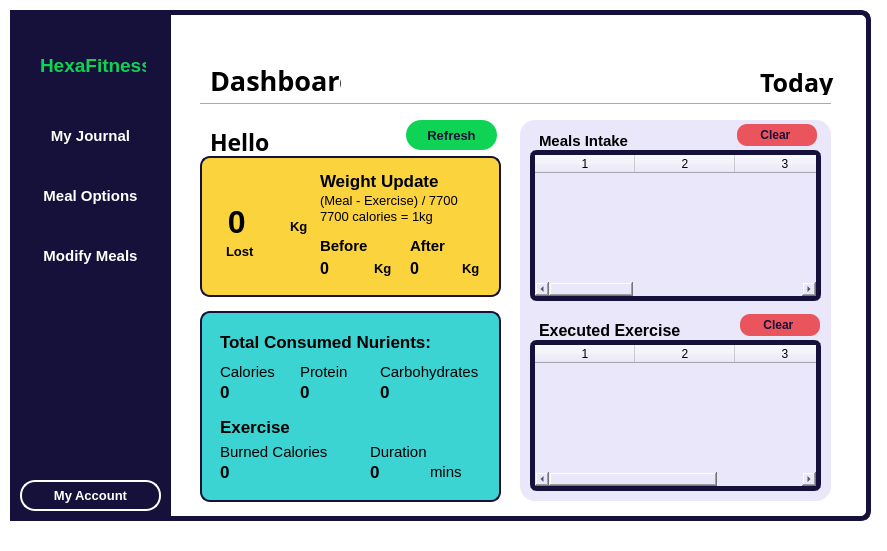
<?xml version="1.0" encoding="UTF-8"?>
<ui version="4.0">
 <class>MainWindow</class>
 <widget class="QMainWindow" name="MainWindow">
  <property name="geometry">
   <rect>
    <x>0</x>
    <y>0</y>
    <width>887</width>
    <height>551</height>
   </rect>
  </property>
  <property name="sizePolicy">
   <sizepolicy hsizetype="Preferred" vsizetype="Preferred">
    <horstretch>0</horstretch>
    <verstretch>0</verstretch>
   </sizepolicy>
  </property>
  <property name="windowTitle">
   <string>MainWindow</string>
  </property>
  <property name="styleSheet">
   <string notr="true">background-color: rgb(255, 255, 255);</string>
  </property>
  <property name="toolButtonStyle">
   <enum>Qt::ToolButtonIconOnly</enum>
  </property>
  <widget class="QWidget" name="centralwidget">
   <property name="enabled">
    <bool>true</bool>
   </property>
   <property name="sizePolicy">
    <sizepolicy hsizetype="Expanding" vsizetype="Expanding">
     <horstretch>100</horstretch>
     <verstretch>100</verstretch>
    </sizepolicy>
   </property>
   <property name="layoutDirection">
    <enum>Qt::LeftToRight</enum>
   </property>
   <widget class="QWidget" name="widget" native="true">
    <property name="enabled">
     <bool>true</bool>
    </property>
    <property name="geometry">
     <rect>
      <x>10</x>
      <y>10</y>
      <width>161</width>
      <height>511</height>
     </rect>
    </property>
    <property name="sizePolicy">
     <sizepolicy hsizetype="Expanding" vsizetype="Expanding">
      <horstretch>0</horstretch>
      <verstretch>0</verstretch>
     </sizepolicy>
    </property>
    <property name="styleSheet">
     <string notr="true">background-color: rgb(22, 17, 58);</string>
    </property>
    <widget class="QLabel" name="label">
     <property name="geometry">
      <rect>
       <x>10</x>
       <y>30</y>
       <width>141</width>
       <height>51</height>
      </rect>
     </property>
     <property name="sizePolicy">
      <sizepolicy hsizetype="Expanding" vsizetype="Expanding">
       <horstretch>100</horstretch>
       <verstretch>100</verstretch>
      </sizepolicy>
     </property>
     <property name="font">
      <font>
       <family>Segoe UI</family>
       <pointsize>14</pointsize>
       <bold>true</bold>
      </font>
     </property>
     <property name="styleSheet">
      <string notr="true">color: rgb(15, 211, 84);
padding: 15px;</string>
     </property>
     <property name="text">
      <string>HexaFitness</string>
     </property>
    </widget>
    <widget class="QPushButton" name="addMButton">
     <property name="geometry">
      <rect>
       <x>10</x>
       <y>100</y>
       <width>141</width>
       <height>51</height>
      </rect>
     </property>
     <property name="sizePolicy">
      <sizepolicy hsizetype="Expanding" vsizetype="Expanding">
       <horstretch>100</horstretch>
       <verstretch>100</verstretch>
      </sizepolicy>
     </property>
     <property name="font">
      <font>
       <pointsize>11</pointsize>
       <bold>true</bold>
      </font>
     </property>
     <property name="styleSheet">
      <string notr="true">QPushButton#addMButton {
    background-color: transparent; 
    color: white; 
    border-radius: 7px;
    border: 2px solid transparent; 
}

QPushButton#addMButton:hover {
    color: rgb(15, 211, 84);
    background-color: transparent; 
}

QPushButton#addMButton:pressed,
QPushButton#addMButton:checked {
    padding-left: 5px;
    padding-top: 5px;
    color: rgba(0,209,255,255)
}
</string>
     </property>
     <property name="text">
      <string>My Journal</string>
     </property>
    </widget>
    <widget class="QPushButton" name="recordButton">
     <property name="geometry">
      <rect>
       <x>10</x>
       <y>160</y>
       <width>141</width>
       <height>51</height>
      </rect>
     </property>
     <property name="sizePolicy">
      <sizepolicy hsizetype="Expanding" vsizetype="Expanding">
       <horstretch>100</horstretch>
       <verstretch>100</verstretch>
      </sizepolicy>
     </property>
     <property name="font">
      <font>
       <pointsize>11</pointsize>
       <bold>true</bold>
      </font>
     </property>
     <property name="styleSheet">
      <string notr="true">QPushButton#recordButton {
    background-color: transparent; 
    color: white; 
    border-radius: 7px;
    border: 2px solid transparent; 
}

QPushButton#recordButton:hover {
    color: rgb(15, 211, 84);
    background-color: transparent; 
}

QPushButton#recordButton:pressed,
QPushButton#recordButton:checked {
    padding-left: 5px;
    padding-top: 5px;
    color: rgba(0,209,255,255)
}
</string>
     </property>
     <property name="text">
      <string>Meal Options</string>
     </property>
    </widget>
    <widget class="QPushButton" name="editButton">
     <property name="geometry">
      <rect>
       <x>10</x>
       <y>220</y>
       <width>141</width>
       <height>51</height>
      </rect>
     </property>
     <property name="sizePolicy">
      <sizepolicy hsizetype="Expanding" vsizetype="Expanding">
       <horstretch>100</horstretch>
       <verstretch>100</verstretch>
      </sizepolicy>
     </property>
     <property name="font">
      <font>
       <pointsize>11</pointsize>
       <bold>true</bold>
      </font>
     </property>
     <property name="styleSheet">
      <string notr="true">QPushButton#editButton {
    background-color: transparent; 
    color: white; 
    border-radius: 7px;
    border: 2px solid transparent; 
}

QPushButton#editButton:hover { 
	color: rgb(15, 211, 84);
    background-color: transparent; 
}

QPushButton#editButton:pressed,
QPushButton#editButton:checked {
    padding-left: 5px;
    padding-top: 5px;
    color: rgba(0,209,255,255)
}
</string>
     </property>
     <property name="text">
      <string>Modify Meals</string>
     </property>
    </widget>
    <widget class="QPushButton" name="accountButton">
     <property name="geometry">
      <rect>
       <x>10</x>
       <y>470</y>
       <width>141</width>
       <height>31</height>
      </rect>
     </property>
     <property name="sizePolicy">
      <sizepolicy hsizetype="Expanding" vsizetype="Expanding">
       <horstretch>100</horstretch>
       <verstretch>100</verstretch>
      </sizepolicy>
     </property>
     <property name="font">
      <font>
       <pointsize>-1</pointsize>
       <bold>true</bold>
      </font>
     </property>
     <property name="styleSheet">
      <string notr="true">QPushButton {
    border: 2px solid rgb(255, 255, 255);
    border-radius: 15px;
    background-color: rgb(22, 17, 58);
    padding: 2px;
    font-size: 13px;
	color: rgb(255, 255, 255);
}

QPushButton:hover {
    border: 1px solid   rgb(255, 255, 255);
    background-color: rgb(164, 166, 188);
}

QPushButton:pressed {
    border: 1px solid  rgb(255, 255, 255);
    background-color: rgb(0, 209, 255)
}</string>
     </property>
     <property name="text">
      <string>My Account</string>
     </property>
    </widget>
   </widget>
   <widget class="QWidget" name="widget_2" native="true">
    <property name="geometry">
     <rect>
      <x>150</x>
      <y>10</y>
      <width>721</width>
      <height>511</height>
     </rect>
    </property>
    <property name="sizePolicy">
     <sizepolicy hsizetype="Maximum" vsizetype="Maximum">
      <horstretch>100</horstretch>
      <verstretch>100</verstretch>
     </sizepolicy>
    </property>
    <property name="font">
     <font>
      <pointsize>20</pointsize>
     </font>
    </property>
    <property name="autoFillBackground">
     <bool>false</bool>
    </property>
    <property name="styleSheet">
     <string notr="true">QWidget#widget_2 {
	
	background-color: rgb(255, 255, 255);
	border-width: 5px;
	border-style: solid;
	border-radius: 10px;
	border-top-color: rgb(22, 17, 58);
	border-right-color:  rgb(22, 17, 58);
	border-bottom-color: rgb(22, 17, 58);
}</string>
    </property>
    <widget class="QLabel" name="username_label">
     <property name="geometry">
      <rect>
       <x>60</x>
       <y>121</y>
       <width>191</width>
       <height>21</height>
      </rect>
     </property>
     <property name="sizePolicy">
      <sizepolicy hsizetype="Expanding" vsizetype="Expanding">
       <horstretch>100</horstretch>
       <verstretch>100</verstretch>
      </sizepolicy>
     </property>
     <property name="font">
      <font>
       <family>Tw Cen MT</family>
       <pointsize>17</pointsize>
       <bold>true</bold>
      </font>
     </property>
     <property name="text">
      <string>Hello</string>
     </property>
    </widget>
    <widget class="Line" name="line">
     <property name="geometry">
      <rect>
       <x>50</x>
       <y>86</y>
       <width>631</width>
       <height>16</height>
      </rect>
     </property>
     <property name="orientation">
      <enum>Qt::Horizontal</enum>
     </property>
    </widget>
    <widget class="QWidget" name="widget_3" native="true">
     <property name="geometry">
      <rect>
       <x>50</x>
       <y>146</y>
       <width>301</width>
       <height>141</height>
      </rect>
     </property>
     <property name="styleSheet">
      <string notr="true">QWidget#widget_3 {
	
	background-color: rgb(251,211,60);
	border-width: 2px;
	border-style: solid;
	border-radius: 10px;
	border-color: rgb(22, 17, 58);

}</string>
     </property>
     <widget class="QLabel" name="label_14">
      <property name="geometry">
       <rect>
        <x>120</x>
        <y>4</y>
        <width>121</width>
        <height>41</height>
       </rect>
      </property>
      <property name="font">
       <font>
        <pointsize>13</pointsize>
        <bold>true</bold>
       </font>
      </property>
      <property name="styleSheet">
       <string notr="true">background-color: transparent;</string>
      </property>
      <property name="text">
       <string>Weight Update</string>
      </property>
     </widget>
     <widget class="QLabel" name="label_15">
      <property name="geometry">
       <rect>
        <x>120</x>
        <y>34</y>
        <width>141</width>
        <height>21</height>
       </rect>
      </property>
      <property name="font">
       <font>
        <pointsize>10</pointsize>
        <bold>false</bold>
       </font>
      </property>
      <property name="styleSheet">
       <string notr="true">background-color: transparent;</string>
      </property>
      <property name="text">
       <string>(Meal - Exercise) / 7700</string>
      </property>
     </widget>
     <widget class="QLabel" name="label_16">
      <property name="geometry">
       <rect>
        <x>120</x>
        <y>79</y>
        <width>51</width>
        <height>21</height>
       </rect>
      </property>
      <property name="font">
       <font>
        <pointsize>11</pointsize>
        <bold>true</bold>
       </font>
      </property>
      <property name="styleSheet">
       <string notr="true">background-color: transparent;</string>
      </property>
      <property name="text">
       <string>Before</string>
      </property>
     </widget>
     <widget class="QLabel" name="wytLblafter">
      <property name="geometry">
       <rect>
        <x>210</x>
        <y>102</y>
        <width>51</width>
        <height>21</height>
       </rect>
      </property>
      <property name="font">
       <font>
        <pointsize>12</pointsize>
        <bold>true</bold>
       </font>
      </property>
      <property name="styleSheet">
       <string notr="true">background-color: transparent;</string>
      </property>
      <property name="text">
       <string>0</string>
      </property>
     </widget>
     <widget class="QLabel" name="lelost">
      <property name="geometry">
       <rect>
        <x>10</x>
        <y>50</y>
        <width>81</width>
        <height>31</height>
       </rect>
      </property>
      <property name="font">
       <font>
        <pointsize>24</pointsize>
        <bold>true</bold>
       </font>
      </property>
      <property name="styleSheet">
       <string notr="true">background-color: transparent;</string>
      </property>
      <property name="text">
       <string>  0</string>
      </property>
     </widget>
     <widget class="QLabel" name="numLKg">
      <property name="geometry">
       <rect>
        <x>90</x>
        <y>60</y>
        <width>41</width>
        <height>21</height>
       </rect>
      </property>
      <property name="font">
       <font>
        <pointsize>10</pointsize>
        <bold>true</bold>
       </font>
      </property>
      <property name="styleSheet">
       <string notr="true">background-color: transparent;</string>
      </property>
      <property name="text">
       <string>Kg</string>
      </property>
     </widget>
     <widget class="QLabel" name="label_20">
      <property name="geometry">
       <rect>
        <x>26</x>
        <y>85</y>
        <width>41</width>
        <height>21</height>
       </rect>
      </property>
      <property name="font">
       <font>
        <pointsize>10</pointsize>
        <bold>true</bold>
       </font>
      </property>
      <property name="styleSheet">
       <string notr="true">background-color: transparent;</string>
      </property>
      <property name="text">
       <string>Lost</string>
      </property>
     </widget>
     <widget class="QLabel" name="label_21">
      <property name="geometry">
       <rect>
        <x>210</x>
        <y>79</y>
        <width>51</width>
        <height>21</height>
       </rect>
      </property>
      <property name="font">
       <font>
        <pointsize>11</pointsize>
        <bold>true</bold>
       </font>
      </property>
      <property name="styleSheet">
       <string notr="true">background-color: transparent;</string>
      </property>
      <property name="text">
       <string>After</string>
      </property>
     </widget>
     <widget class="QLabel" name="wytLbl">
      <property name="geometry">
       <rect>
        <x>120</x>
        <y>102</y>
        <width>51</width>
        <height>21</height>
       </rect>
      </property>
      <property name="font">
       <font>
        <pointsize>12</pointsize>
        <bold>true</bold>
       </font>
      </property>
      <property name="styleSheet">
       <string notr="true">background-color: transparent;</string>
      </property>
      <property name="text">
       <string>0</string>
      </property>
     </widget>
     <widget class="QLabel" name="label_23">
      <property name="geometry">
       <rect>
        <x>174</x>
        <y>102</y>
        <width>20</width>
        <height>21</height>
       </rect>
      </property>
      <property name="font">
       <font>
        <pointsize>10</pointsize>
        <bold>true</bold>
       </font>
      </property>
      <property name="styleSheet">
       <string notr="true">background-color: transparent;</string>
      </property>
      <property name="text">
       <string>Kg</string>
      </property>
     </widget>
     <widget class="QLabel" name="label_24">
      <property name="geometry">
       <rect>
        <x>262</x>
        <y>102</y>
        <width>20</width>
        <height>21</height>
       </rect>
      </property>
      <property name="font">
       <font>
        <pointsize>10</pointsize>
        <bold>true</bold>
       </font>
      </property>
      <property name="styleSheet">
       <string notr="true">background-color: transparent;</string>
      </property>
      <property name="text">
       <string>Kg</string>
      </property>
     </widget>
     <widget class="QLabel" name="label_17">
      <property name="geometry">
       <rect>
        <x>120</x>
        <y>50</y>
        <width>141</width>
        <height>21</height>
       </rect>
      </property>
      <property name="font">
       <font>
        <pointsize>10</pointsize>
        <bold>false</bold>
       </font>
      </property>
      <property name="styleSheet">
       <string notr="true">background-color: transparent;</string>
      </property>
      <property name="text">
       <string>7700 calories = 1kg</string>
      </property>
     </widget>
    </widget>
    <widget class="QLabel" name="today">
     <property name="geometry">
      <rect>
       <x>610</x>
       <y>60</y>
       <width>81</width>
       <height>25</height>
      </rect>
     </property>
     <property name="sizePolicy">
      <sizepolicy hsizetype="Expanding" vsizetype="Expanding">
       <horstretch>100</horstretch>
       <verstretch>100</verstretch>
      </sizepolicy>
     </property>
     <property name="font">
      <font>
       <family>Tw Cen MT</family>
       <pointsize>19</pointsize>
       <bold>true</bold>
      </font>
     </property>
     <property name="text">
      <string>Today</string>
     </property>
    </widget>
    <widget class="QWidget" name="widget_4" native="true">
     <property name="geometry">
      <rect>
       <x>370</x>
       <y>110</y>
       <width>311</width>
       <height>381</height>
      </rect>
     </property>
     <property name="styleSheet">
      <string notr="true">background-color: rgb(233, 231, 249);
border-radius: 15px;</string>
     </property>
     <widget class="QTableWidget" name="tableXMRecord">
      <property name="geometry">
       <rect>
        <x>10</x>
        <y>30</y>
        <width>291</width>
        <height>151</height>
       </rect>
      </property>
      <property name="styleSheet">
       <string notr="true">QTableWidget {
    border: 5px solid rgb(22, 17, 58);
	border-radius: 7px;
}

QTableWidget::item:hover {
    background-color: rgb(0, 209, 255);
}

QTableWidget::item:selected {
    background-color: rgb(15, 211, 84) ;

}</string>
      </property>
      <column>
       <property name="text">
        <string>1</string>
       </property>
      </column>
      <column>
       <property name="text">
        <string>2</string>
       </property>
      </column>
      <column>
       <property name="text">
        <string>3</string>
       </property>
      </column>
      <column>
       <property name="text">
        <string>4</string>
       </property>
      </column>
      <column>
       <property name="text">
        <string>5</string>
       </property>
      </column>
      <column>
       <property name="text">
        <string>6</string>
       </property>
      </column>
     </widget>
     <widget class="QTableWidget" name="tableXRecord">
      <property name="geometry">
       <rect>
        <x>10</x>
        <y>220</y>
        <width>291</width>
        <height>151</height>
       </rect>
      </property>
      <property name="styleSheet">
       <string notr="true">QTableWidget {
    border: 5px solid rgb(22, 17, 58);
	border-radius: 7px;
}

QTableWidget::item:hover {
    background-color: rgb(0, 209, 255);
}

QTableWidget::item:selected {
    background-color: rgb(15, 211, 84) ;

}</string>
      </property>
      <column>
       <property name="text">
        <string>1</string>
       </property>
      </column>
      <column>
       <property name="text">
        <string>2</string>
       </property>
      </column>
      <column>
       <property name="text">
        <string>3</string>
       </property>
      </column>
     </widget>
     <widget class="QLabel" name="label_25">
      <property name="geometry">
       <rect>
        <x>19</x>
        <y>0</y>
        <width>121</width>
        <height>41</height>
       </rect>
      </property>
      <property name="font">
       <font>
        <pointsize>11</pointsize>
        <bold>true</bold>
       </font>
      </property>
      <property name="styleSheet">
       <string notr="true">background-color: transparent;</string>
      </property>
      <property name="text">
       <string>Meals Intake</string>
      </property>
     </widget>
     <widget class="QLabel" name="label_26">
      <property name="geometry">
       <rect>
        <x>19</x>
        <y>190</y>
        <width>151</width>
        <height>41</height>
       </rect>
      </property>
      <property name="font">
       <font>
        <pointsize>12</pointsize>
        <bold>true</bold>
       </font>
      </property>
      <property name="styleSheet">
       <string notr="true">background-color: transparent;</string>
      </property>
      <property name="text">
       <string>Executed Exercise</string>
      </property>
     </widget>
     <widget class="QPushButton" name="clearMButton">
      <property name="geometry">
       <rect>
        <x>217</x>
        <y>4</y>
        <width>80</width>
        <height>22</height>
       </rect>
      </property>
      <property name="font">
       <font>
        <bold>true</bold>
       </font>
      </property>
      <property name="styleSheet">
       <string notr="true">QPushButton {
    border: 0px solid #8f8f91;
    border-radius: 10px;
    background-color: rgb(234, 84, 93);
    padding: 2px;
	color: rgb(22, 17, 58);
}

QPushButton:hover {
    border: 1px solid  #8f8f91;
    background-color: rgb(208, 75, 84);
}

QPushButton:pressed {
    border: 1px solid #4a4a4a;
    background-color: rgb(166, 60, 67)
}</string>
      </property>
      <property name="text">
       <string>Clear </string>
      </property>
     </widget>
     <widget class="QPushButton" name="clearXButton">
      <property name="geometry">
       <rect>
        <x>220</x>
        <y>194</y>
        <width>80</width>
        <height>22</height>
       </rect>
      </property>
      <property name="font">
       <font>
        <bold>true</bold>
       </font>
      </property>
      <property name="styleSheet">
       <string notr="true">QPushButton {
    border: 0px solid #8f8f91;
    border-radius: 10px;
    background-color: rgb(234, 84, 93);
    padding: 2px;
	color: rgb(22, 17, 58);
}

QPushButton:hover {
    border: 1px solid  #8f8f91;
    background-color: rgb(208, 75, 84);
}

QPushButton:pressed {
    border: 1px solid #4a4a4a;
    background-color: rgb(166, 60, 67)
}</string>
      </property>
      <property name="text">
       <string>Clear </string>
      </property>
     </widget>
    </widget>
    <widget class="QWidget" name="widget_5" native="true">
     <property name="geometry">
      <rect>
       <x>50</x>
       <y>301</y>
       <width>301</width>
       <height>191</height>
      </rect>
     </property>
     <property name="styleSheet">
      <string notr="true">QWidget#widget_5 {
	
	background-color: rgb(60, 211, 211);
	border-width: 2px;
	border-style: solid;
	border-radius: 10px;
	border-color: rgb(22, 17, 58);

}</string>
     </property>
     <widget class="QLabel" name="label_2">
      <property name="geometry">
       <rect>
        <x>20</x>
        <y>10</y>
        <width>221</width>
        <height>41</height>
       </rect>
      </property>
      <property name="font">
       <font>
        <pointsize>13</pointsize>
        <bold>true</bold>
       </font>
      </property>
      <property name="styleSheet">
       <string notr="true">background-color: transparent;</string>
      </property>
      <property name="text">
       <string>Total Consumed Nurients:</string>
      </property>
     </widget>
     <widget class="QLabel" name="label_3">
      <property name="geometry">
       <rect>
        <x>20</x>
        <y>50</y>
        <width>71</width>
        <height>21</height>
       </rect>
      </property>
      <property name="font">
       <font>
        <pointsize>11</pointsize>
        <bold>false</bold>
       </font>
      </property>
      <property name="styleSheet">
       <string notr="true">background-color: transparent;</string>
      </property>
      <property name="text">
       <string>Calories</string>
      </property>
     </widget>
     <widget class="QLabel" name="label_4">
      <property name="geometry">
       <rect>
        <x>100</x>
        <y>50</y>
        <width>71</width>
        <height>21</height>
       </rect>
      </property>
      <property name="font">
       <font>
        <pointsize>11</pointsize>
        <bold>false</bold>
       </font>
      </property>
      <property name="styleSheet">
       <string notr="true">background-color: transparent;</string>
      </property>
      <property name="text">
       <string>Protein</string>
      </property>
     </widget>
     <widget class="QLabel" name="label_5">
      <property name="geometry">
       <rect>
        <x>180</x>
        <y>50</y>
        <width>101</width>
        <height>21</height>
       </rect>
      </property>
      <property name="font">
       <font>
        <pointsize>11</pointsize>
        <bold>false</bold>
       </font>
      </property>
      <property name="styleSheet">
       <string notr="true">background-color: transparent;</string>
      </property>
      <property name="text">
       <string>Carbohydrates</string>
      </property>
     </widget>
     <widget class="QLabel" name="numCal">
      <property name="geometry">
       <rect>
        <x>20</x>
        <y>70</y>
        <width>81</width>
        <height>21</height>
       </rect>
      </property>
      <property name="font">
       <font>
        <pointsize>13</pointsize>
        <bold>true</bold>
       </font>
      </property>
      <property name="styleSheet">
       <string notr="true">background-color: transparent;</string>
      </property>
      <property name="text">
       <string>0</string>
      </property>
     </widget>
     <widget class="QLabel" name="numPro">
      <property name="geometry">
       <rect>
        <x>100</x>
        <y>70</y>
        <width>81</width>
        <height>21</height>
       </rect>
      </property>
      <property name="font">
       <font>
        <pointsize>13</pointsize>
        <bold>true</bold>
       </font>
      </property>
      <property name="styleSheet">
       <string notr="true">background-color: transparent;</string>
      </property>
      <property name="text">
       <string>0</string>
      </property>
     </widget>
     <widget class="QLabel" name="numCarb">
      <property name="geometry">
       <rect>
        <x>180</x>
        <y>70</y>
        <width>81</width>
        <height>21</height>
       </rect>
      </property>
      <property name="font">
       <font>
        <pointsize>13</pointsize>
        <bold>true</bold>
       </font>
      </property>
      <property name="styleSheet">
       <string notr="true">background-color: transparent;</string>
      </property>
      <property name="text">
       <string>0</string>
      </property>
     </widget>
     <widget class="QLabel" name="label_9">
      <property name="geometry">
       <rect>
        <x>20</x>
        <y>95</y>
        <width>81</width>
        <height>41</height>
       </rect>
      </property>
      <property name="font">
       <font>
        <pointsize>13</pointsize>
        <bold>true</bold>
       </font>
      </property>
      <property name="styleSheet">
       <string notr="true">background-color: transparent;</string>
      </property>
      <property name="text">
       <string>Exercise</string>
      </property>
     </widget>
     <widget class="QLabel" name="label_10">
      <property name="geometry">
       <rect>
        <x>20</x>
        <y>130</y>
        <width>111</width>
        <height>21</height>
       </rect>
      </property>
      <property name="font">
       <font>
        <pointsize>11</pointsize>
        <bold>false</bold>
       </font>
      </property>
      <property name="styleSheet">
       <string notr="true">background-color: transparent;</string>
      </property>
      <property name="text">
       <string>Burned Calories</string>
      </property>
     </widget>
     <widget class="QLabel" name="label_11">
      <property name="geometry">
       <rect>
        <x>170</x>
        <y>130</y>
        <width>111</width>
        <height>21</height>
       </rect>
      </property>
      <property name="font">
       <font>
        <pointsize>11</pointsize>
        <bold>false</bold>
       </font>
      </property>
      <property name="styleSheet">
       <string notr="true">background-color: transparent;</string>
      </property>
      <property name="text">
       <string>Duration</string>
      </property>
     </widget>
     <widget class="QLabel" name="numCB">
      <property name="geometry">
       <rect>
        <x>20</x>
        <y>150</y>
        <width>81</width>
        <height>21</height>
       </rect>
      </property>
      <property name="font">
       <font>
        <pointsize>13</pointsize>
        <bold>true</bold>
       </font>
      </property>
      <property name="styleSheet">
       <string notr="true">background-color: transparent;</string>
      </property>
      <property name="text">
       <string>0</string>
      </property>
     </widget>
     <widget class="QLabel" name="numDur">
      <property name="geometry">
       <rect>
        <x>170</x>
        <y>150</y>
        <width>51</width>
        <height>21</height>
       </rect>
      </property>
      <property name="font">
       <font>
        <pointsize>13</pointsize>
        <bold>true</bold>
       </font>
      </property>
      <property name="styleSheet">
       <string notr="true">background-color: transparent;</string>
      </property>
      <property name="text">
       <string>0</string>
      </property>
     </widget>
     <widget class="QLabel" name="label_6">
      <property name="geometry">
       <rect>
        <x>230</x>
        <y>150</y>
        <width>61</width>
        <height>21</height>
       </rect>
      </property>
      <property name="font">
       <font>
        <pointsize>11</pointsize>
        <bold>false</bold>
       </font>
      </property>
      <property name="styleSheet">
       <string notr="true">background-color: transparent;</string>
      </property>
      <property name="text">
       <string>mins</string>
      </property>
     </widget>
    </widget>
    <widget class="QPushButton" name="refreshButton">
     <property name="geometry">
      <rect>
       <x>256</x>
       <y>110</y>
       <width>91</width>
       <height>30</height>
      </rect>
     </property>
     <property name="font">
      <font>
       <pointsize>-1</pointsize>
       <bold>true</bold>
      </font>
     </property>
     <property name="styleSheet">
      <string notr="true">QPushButton {
    border: 0px solid #8f8f91;
    border-radius: 15px;
    background-color: rgb(15, 211, 84);
    padding: 2px;
    font-size: 13px;
	color: rgb(22, 17, 58);
}

QPushButton:hover {
    border: 1px solid  #8f8f91;
    background-color: rgb(14, 197, 78);
}

QPushButton:pressed {
    border: 1px solid #4a4a4a;
    background-color: rgb(12, 167, 66);
}</string>
     </property>
     <property name="text">
      <string>Refresh</string>
     </property>
    </widget>
    <widget class="QLabel" name="lalang">
     <property name="geometry">
      <rect>
       <x>60</x>
       <y>50</y>
       <width>131</width>
       <height>41</height>
      </rect>
     </property>
     <property name="sizePolicy">
      <sizepolicy hsizetype="Expanding" vsizetype="Expanding">
       <horstretch>100</horstretch>
       <verstretch>100</verstretch>
      </sizepolicy>
     </property>
     <property name="font">
      <font>
       <family>Tw Cen MT</family>
       <pointsize>20</pointsize>
       <bold>true</bold>
      </font>
     </property>
     <property name="text">
      <string>Dashboard</string>
     </property>
    </widget>
   </widget>
   <zorder>widget_2</zorder>
   <zorder>widget</zorder>
  </widget>
  <widget class="QStatusBar" name="statusbar"/>
 </widget>
 <resources/>
 <connections/>
</ui>
